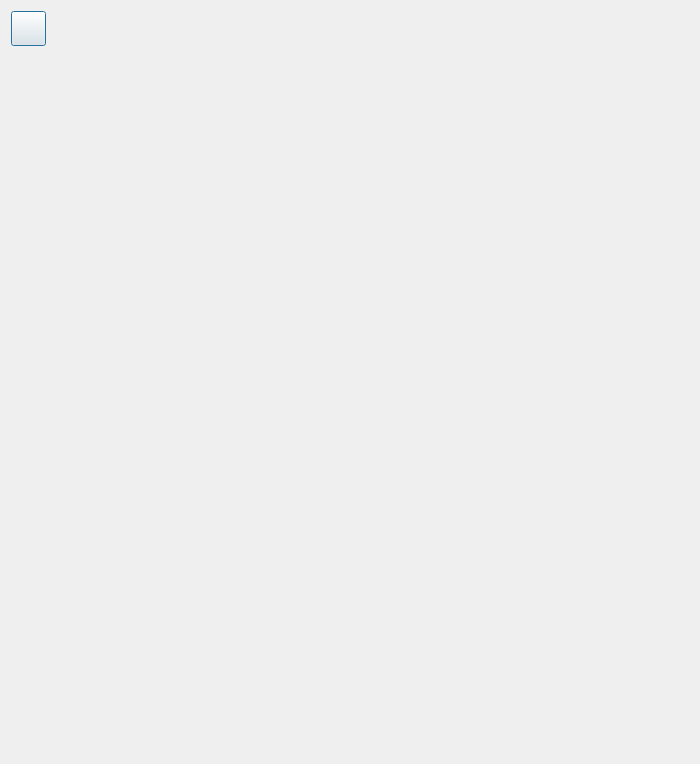
<?xml version="1.0" encoding="UTF-8"?>
<ui version="4.0">
 <class>ScanCodeDialog</class>
 <widget class="QDialog" name="ScanCodeDialog">
  <property name="geometry">
   <rect>
    <x>0</x>
    <y>0</y>
    <width>700</width>
    <height>762</height>
   </rect>
  </property>
  <layout class="QVBoxLayout" name="verticalLayout">
   <item>
    <layout class="QHBoxLayout" name="horizontalLayout">
     <item>
      <widget class="QPushButton" name="return_menu_btn">
       <property name="minimumSize">
        <size>
         <width>35</width>
         <height>35</height>
        </size>
       </property>
       <property name="maximumSize">
        <size>
         <width>35</width>
         <height>35</height>
        </size>
       </property>
       <property name="text">
        <string/>
       </property>
      </widget>
     </item>
     <item>
      <spacer name="horizontalSpacer">
       <property name="orientation">
        <enum>Qt::Horizontal</enum>
       </property>
       <property name="sizeHint" stdset="0">
        <size>
         <width>40</width>
         <height>20</height>
        </size>
       </property>
      </spacer>
     </item>
    </layout>
   </item>
   <item>
    <widget class="QLabel" name="preview_label">
     <property name="minimumSize">
      <size>
       <width>497</width>
       <height>693</height>
      </size>
     </property>
     <property name="alignment">
      <set>Qt::AlignCenter</set>
     </property>
    </widget>
   </item>
   <item>
    <widget class="QLabel" name="scan_line">
     <property name="minimumSize">
      <size>
       <width>670</width>
       <height>2</height>
      </size>
     </property>
     <property name="maximumSize">
      <size>
       <width>670</width>
       <height>2</height>
      </size>
     </property>
    </widget>
   </item>
  </layout>
 </widget>
 <resources/>
 <connections/>
</ui>
